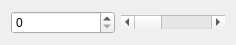
<?xml version="1.0" encoding="UTF-8"?>
<ui version="4.0">
 <class>Form</class>
 <widget class="QWidget" name="Form">
  <property name="geometry">
   <rect>
    <x>0</x>
    <y>0</y>
    <width>236</width>
    <height>39</height>
   </rect>
  </property>
  <property name="windowTitle">
   <string>Form</string>
  </property>
  <layout class="QHBoxLayout" name="horizontalLayout">
   <item>
    <widget class="QSpinBox" name="spinBox"/>
   </item>
   <item>
    <widget class="QScrollBar" name="horizontalScrollBar">
     <property name="orientation">
      <enum>Qt::Horizontal</enum>
     </property>
    </widget>
   </item>
  </layout>
 </widget>
 <resources/>
 <connections/>
</ui>
